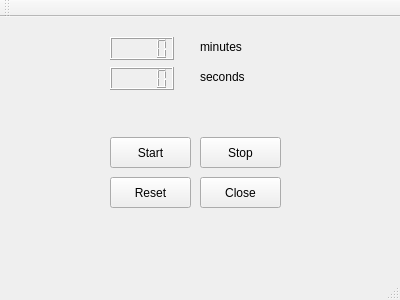
<?xml version="1.0" encoding="UTF-8"?>
<ui version="4.0">
 <class>MainWindow</class>
 <widget class="QMainWindow" name="MainWindow">
  <property name="geometry">
   <rect>
    <x>0</x>
    <y>0</y>
    <width>400</width>
    <height>300</height>
   </rect>
  </property>
  <property name="windowTitle">
   <string>MainWindow</string>
  </property>
  <widget class="QWidget" name="centralWidget">
   <widget class="QLCDNumber" name="lcdNumberSec">
    <property name="geometry">
     <rect>
      <x>110</x>
      <y>50</y>
      <width>64</width>
      <height>23</height>
     </rect>
    </property>
    <property name="autoFillBackground">
     <bool>true</bool>
    </property>
   </widget>
   <widget class="QLCDNumber" name="lcdNumberMin">
    <property name="geometry">
     <rect>
      <x>110</x>
      <y>20</y>
      <width>64</width>
      <height>23</height>
     </rect>
    </property>
    <property name="autoFillBackground">
     <bool>true</bool>
    </property>
   </widget>
   <widget class="QPushButton" name="startButton">
    <property name="geometry">
     <rect>
      <x>110</x>
      <y>120</y>
      <width>81</width>
      <height>31</height>
     </rect>
    </property>
    <property name="text">
     <string>Start</string>
    </property>
   </widget>
   <widget class="QPushButton" name="stopButton">
    <property name="geometry">
     <rect>
      <x>200</x>
      <y>120</y>
      <width>81</width>
      <height>31</height>
     </rect>
    </property>
    <property name="text">
     <string>Stop</string>
    </property>
   </widget>
   <widget class="QPushButton" name="resetButton">
    <property name="geometry">
     <rect>
      <x>110</x>
      <y>160</y>
      <width>81</width>
      <height>31</height>
     </rect>
    </property>
    <property name="text">
     <string>Reset</string>
    </property>
   </widget>
   <widget class="QPushButton" name="closeButton">
    <property name="geometry">
     <rect>
      <x>200</x>
      <y>160</y>
      <width>81</width>
      <height>31</height>
     </rect>
    </property>
    <property name="text">
     <string>Close</string>
    </property>
   </widget>
   <widget class="QLabel" name="label">
    <property name="geometry">
     <rect>
      <x>200</x>
      <y>20</y>
      <width>63</width>
      <height>20</height>
     </rect>
    </property>
    <property name="text">
     <string>minutes</string>
    </property>
   </widget>
   <widget class="QLabel" name="label_2">
    <property name="geometry">
     <rect>
      <x>200</x>
      <y>50</y>
      <width>63</width>
      <height>20</height>
     </rect>
    </property>
    <property name="text">
     <string>seconds</string>
    </property>
   </widget>
  </widget>
  <widget class="QMenuBar" name="menuBar">
   <property name="geometry">
    <rect>
     <x>0</x>
     <y>0</y>
     <width>400</width>
     <height>25</height>
    </rect>
   </property>
  </widget>
  <widget class="QToolBar" name="mainToolBar">
   <attribute name="toolBarArea">
    <enum>TopToolBarArea</enum>
   </attribute>
   <attribute name="toolBarBreak">
    <bool>false</bool>
   </attribute>
  </widget>
  <widget class="QStatusBar" name="statusBar"/>
 </widget>
 <layoutdefault spacing="6" margin="11"/>
 <resources/>
 <connections/>
</ui>
